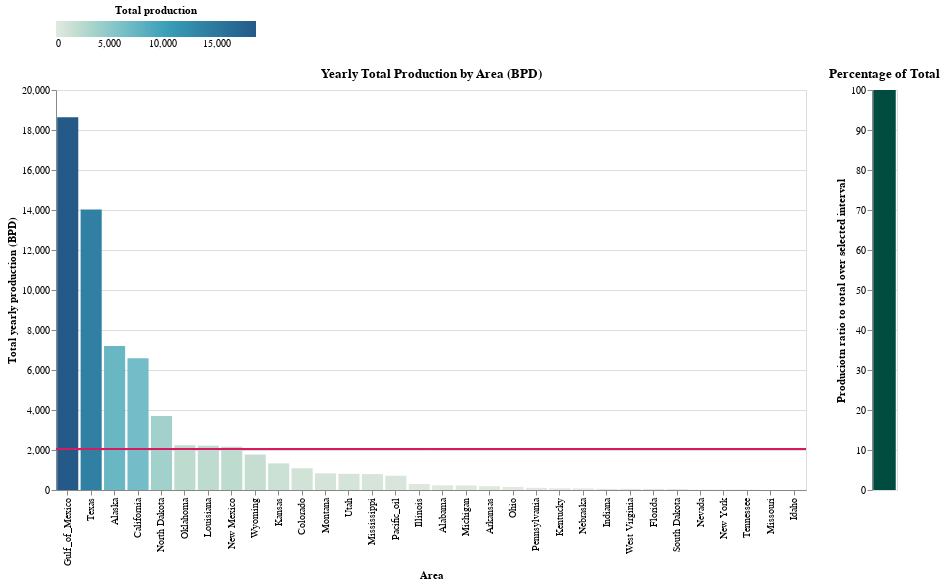

Notebook cell for this chart:
### Markdown cell above
## Visuals

### Code cell
#brush = alt.selection(type = "interval", encodings = ["x"])
brush = alt.selection_multi(toggle="true",encodings=['x'])


bars = alt.Chart(data = crude_oil_data, height = 400, width=750)\
.mark_bar(color = "limegreen")\
.encode(x = alt.X("Area:O", sort="-y", axis=alt.Axis(title="Area")),
       y = alt.Y("sum(Production):Q",axis=alt.Axis(title="Total yearly production (BPD)")),
        tooltip= ["sum(Production)"],
       color = alt.condition(brush,
                              "sum(Production):Q",
                              alt.value("lightgray"),
                            scale = alt.Scale(scheme = "lighttealblue"),
                            legend = alt.Legend(title = "Total production", 
                                                orient="top", 
                                               titleAnchor='middle')))\
.add_selection(brush, select_year)\
.transform_filter(select_year)\

line = alt.Chart(data = line_data)\
.mark_rule(color = "#D81B60")\
.encode(y = "mean(Production):Q",
       size = alt.SizeValue(2),
       tooltip= ["mean(Production)"])\
.transform_filter(brush)\
.transform_filter(select_year)\
.properties(title= "Yearly Total Production by Area (BPD)")



mean_bars = alt.Chart(line_data)\
.mark_bar()\
.encode(alt.X(axis=alt.Axis(title="Area")),
        alt.Y('sum(Ratio):Q', axis=alt.Axis(title='Produciotn ratio to total over selected interval'),
              scale=alt.Scale(domain=(0, 100))),
        color=alt.value('#004D40'), tooltip = ["sum(Ratio):Q", "sum(Production)"])\
.transform_filter(brush)\
.transform_filter(select_year)\
.properties(width=25, height=400, title="Percentage of Total")

(bars + line) | mean_bars

### Figure 1 — Vega-Lite specification as saved in the notebook (floating-point values rounded to 4 significant figures; data arrays with more than 128 entries replaced by an {"elided": "..."} marker saying what was removed)
{"config": {"view": {"continuousWidth": 400, "continuousHeight": 300}}, "hconcat": [{"layer": [{"data": {"name": "data-3ddc7cee10498fd66cd890fc702763d6"}, "mark": {"type": "bar", "color": "limegreen"}, "encoding": {"color": {"condition": {"aggregate": "sum", "field": "Production", "legend": {"orient": "top", "title": "Total production", "titleAnchor": "middle"}, "scale": {"scheme": "lighttealblue"}, "type": "quantitative", "selection": "selector001"}, "value": "lightgray"}, "tooltip": [{"aggregate": "sum", "field": "Production", "type": "quantitative"}], "x": {"axis": {"title": "Area"}, "field": "Area", "sort": "-y", "type": "ordinal"}, "y": {"aggregate": "sum", "axis": {"title": "Total yearly production (BPD)"}, "field": "Production", "type": "quantitative"}}, "height": 400, "selection": {"selector001": {"type": "multi", "toggle": "true", "encodings": ["x"]}, "Year": {"type": "single", "fields": ["Year"], "bind": {"input": "range", "max": 2018, "min": 2008, "name": "Year", "step": 1}, "init": {"Year": 2010}}}, "transform": [{"filter": {"selection": "Year"}}], "width": 750}, {"data": {"name": "data-91bc075a1b503ac66c55cddb61117c30"}, "mark": {"type": "rule", "color": "#D81B60"}, "encoding": {"size": {"value": 2}, "tooltip": [{"aggregate": "mean", "field": "Production", "type": "quantitative"}], "y": {"aggregate": "mean", "field": "Production", "type": "quantitative"}}, "title": "Yearly Total Production by Area (BPD)", "transform": [{"filter": {"selection": "selector001"}}, {"filter": {"selection": "Year"}}]}]}, {"data": {"name": "data-91bc075a1b503ac66c55cddb61117c30"}, "mark": "bar", "encoding": {"color": {"value": "#004D40"}, "tooltip": [{"aggregate": "sum", "field": "Ratio", "type": "quantitative"}, {"aggregate": "sum", "field": "Production", "type": "quantitative"}], "x": {"axis": {"title": "Area"}}, "y": {"aggregate": "sum", "axis": {"title": "Produciotn ratio to total over selected interval"}, "field": "Ratio", "scale": {"domain": [0, 100]}, "type": "quantitative"}}, "height": 400, "title": "Percentage of Total", "transform": [{"filter": {"selection": "selector001"}}, {"filter": {"selection": "Year"}}], "width": 25}], "$schema": "https://vega.github.io/schema/vega-lite/v4.17.0.json", "datasets": {"data-3ddc7cee10498fd66cd890fc702763d6": {"elided": "3872 records"}, "data-91bc075a1b503ac66c55cddb61117c30": {"elided": "352 records"}}}
